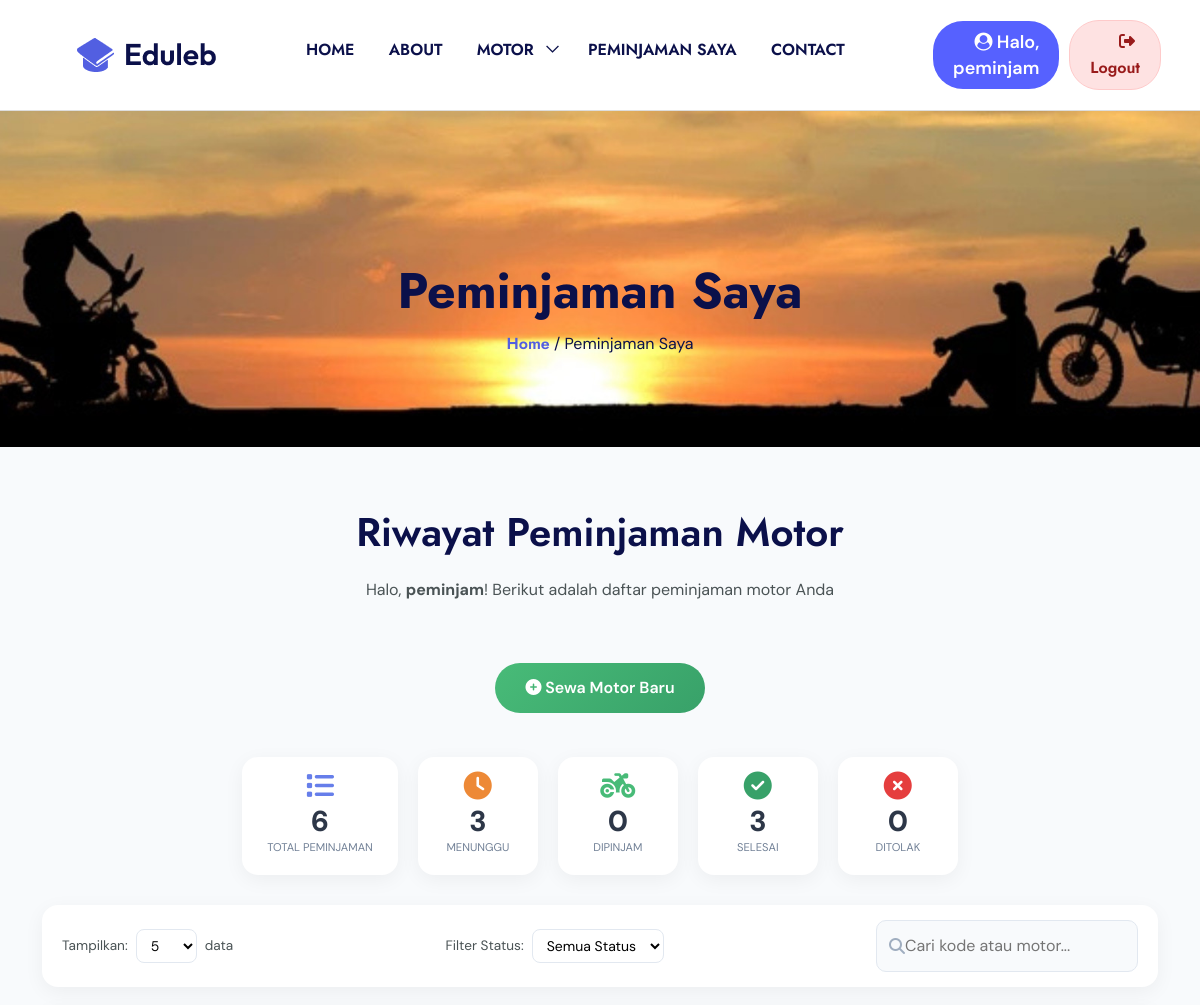
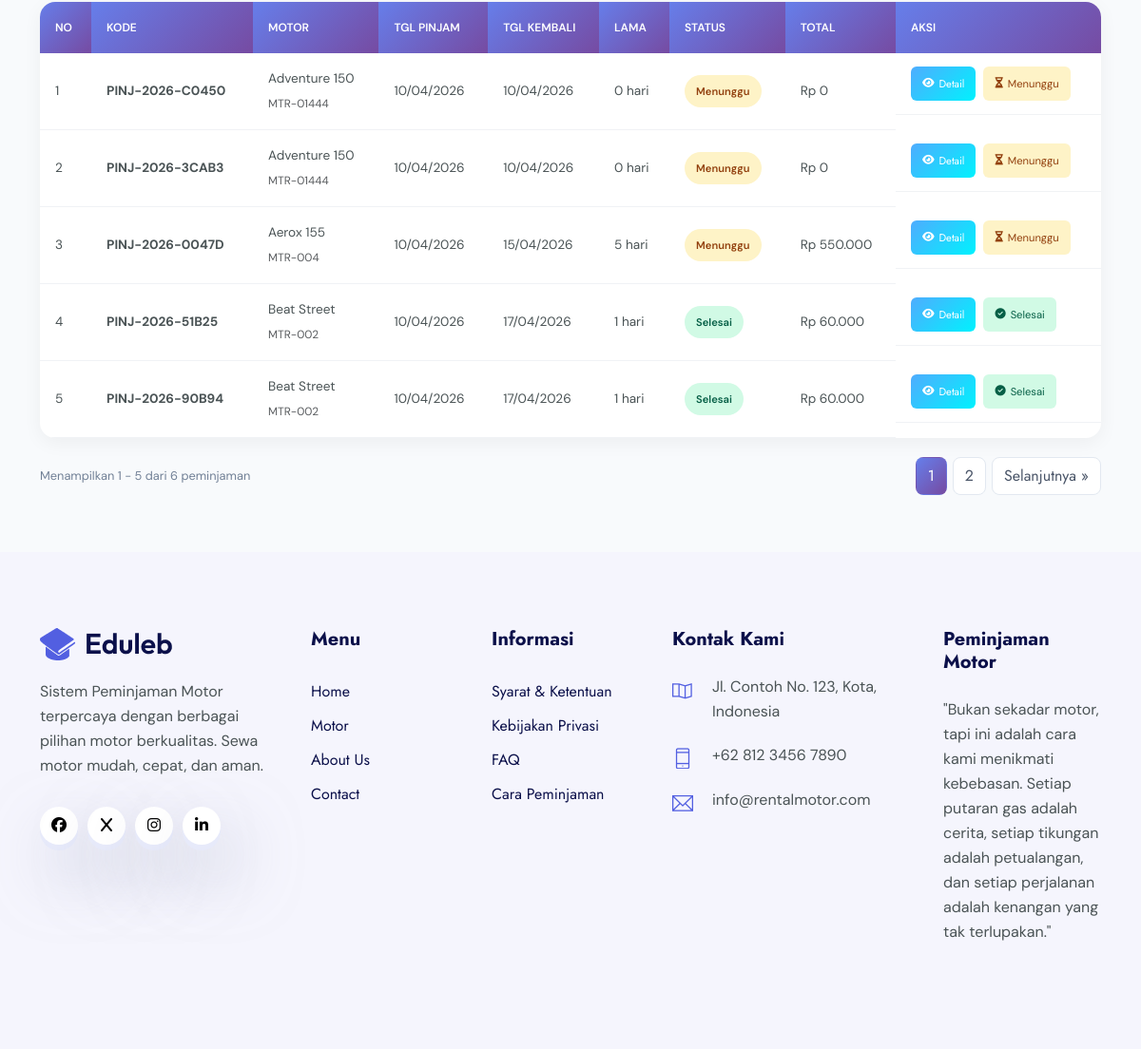
The page /frontend/sections/peminjaman.php (signed in) on the database its author committed (2 pictures, top to bottom).
### tables this page shows
CREATE TABLE `peminjaman` (
  `id` int NOT NULL,
  `kode_peminjaman` varchar(20) NOT NULL,
  `slug` varchar(100) DEFAULT NULL,
  `user_id` int NOT NULL,
  `barang_id` int NOT NULL,
  `jumlah` int DEFAULT '1',
  `tgl_pinjam` date NOT NULL,
  `tgl_kembali_rencana` date NOT NULL,
  `tgl_kembali_aktual` date DEFAULT NULL,
  `lama_pinjam` int DEFAULT NULL,
  `status` enum('pending','disetujui','ditolak','dipinjam','selesai','terlambat') DEFAULT 'pending',
  `total_harga` decimal(15,2) DEFAULT NULL,
  `keterangan` text,
  `kondisi` enum('baik','rusak_ringan','rusak_berat') DEFAULT 'baik',
  `denda` decimal(15,2) DEFAULT '0.00',
  `keterangan_pengembalian` text,
  `tgl_pengembalian_input` timestamp NULL DEFAULT NULL,
  `created_at` timestamp NULL DEFAULT CURRENT_TIMESTAMP,
  `updated_at` timestamp NULL DEFAULT CURRENT_TIMESTAMP ON UPDATE CURRENT_TIMESTAMP
);

CREATE TABLE `barang` (
  `id` int NOT NULL,
  `kode_barang` varchar(20) NOT NULL,
  `slug` varchar(100) DEFAULT NULL,
  `kategori_id` int NOT NULL,
  `nama_barang` varchar(100) NOT NULL,
  `merk` varchar(50) DEFAULT NULL,
  `tahun` int DEFAULT NULL,
  `stok` int DEFAULT '1',
  `jumlah_tersedia` int DEFAULT '1',
  `jumlah` int DEFAULT '1',
  `status` enum('tersedia','dipinjam','rusak','hilang') DEFAULT 'tersedia',
  `harga_sewa_perhari` decimal(10,2) NOT NULL,
  `deskripsi` text,
  `created_at` timestamp NULL DEFAULT CURRENT_TIMESTAMP
);

### frontend/sections/peminjaman.php (the view, shortened to what this page needs)
<?php
include "../partials/header.php";
include "../partials/navbar.php";
include "../../config/koneksi.php";
$user_id = $_SESSION['user_id'];
$username = $_SESSION['username'];
$limit = isset($_GET['limit']) ? (int)$_GET['limit'] : 5;
$page = isset($_GET['page']) ? (int)$_GET['page'] : 1;
$offset = ($page - 1) * $limit;
$search = isset($_GET['search']) ? mysqli_real_escape_string($connect, $_GET['search']) : '';
$filter_status = isset($_GET['status']) ? mysqli_real_escape_string($connect, $_GET['status']) : '';
$where = "p.user_id = $user_id";
$query_total = mysqli_query($connect, "SELECT COUNT(*) as total
    FROM peminjaman p
    LEFT JOIN barang b ON p.barang_id = b.id
    WHERE $where");
$total_data = mysqli_fetch_assoc($query_total)['total'];
$total_pages = ceil($total_data / $limit);
$query_peminjaman = mysqli_query($connect, "SELECT p.*, b.nama_barang, b.kode_barang, b.harga_sewa_perhari
    FROM peminjaman p
    LEFT JOIN barang b ON p.barang_id = b.id
    WHERE $where
    ORDER BY p.id DESC
    LIMIT $offset, $limit");
$q_stats = mysqli_query($connect, "SELECT
    COUNT(*) as total,
    SUM(CASE WHEN status = 'pending' THEN 1 ELSE 0 END) as pending,
    SUM(CASE WHEN status = 'dipinjam' THEN 1 ELSE 0 END) as aktif,
    SUM(CASE WHEN status = 'selesai' THEN 1 ELSE 0 END) as selesai,
    SUM(CASE WHEN status = 'ditolak' THEN 1 ELSE 0 END) as ditolak
    FROM peminjaman WHERE user_id = $user_id");
$stats = mysqli_fetch_assoc($q_stats);
?>
<section class="section-top">
    <div class="container">
        <div class="col-lg-10 offset-lg-1 text-center">
            <div class="section-top-title wow fadeInRight" data-wow-duration="1s" data-wow-delay="0.3s" data-wow-offset="0">
                <h1>Peminjaman Saya</h1>
                <ul>
                    <li><a href="index.php">Home</a></li>
                    <li> / Peminjaman Saya</li>
                </ul>
            </div>
        </div>
    </div>
</section>
<section class="peminjaman_area section-padding">
    <div class="container">
        <div class="section-title text-center">
            <h2>Riwayat <span>Peminjaman</span> Motor</h2>
            <p>Halo, <strong><?= htmlspecialchars($username) ?></strong>! Berikut adalah daftar peminjaman motor Anda</p>
        </div>
        <div class="text-center mb-4">
            <button class="btn-rent-new" onclick="openRentModal()">
                <i class="fas fa-plus-circle"></i> Sewa Motor Baru
            </button>
        </div>
        <div class="stats-row">
            <div class="stat-card">
                <div class="stat-icon"><i class="fas fa-list"></i></div>
                <div class="stat-number"><?= $stats['total'] ?? 0 ?></div>
                <div class="stat-label">Total Peminjaman</div>
            </div>
            <div class="stat-card pending">
                <div class="stat-icon"><i class="fas fa-clock"></i></div>
                <div class="stat-number"><?= $stats['pending'] ?? 0 ?></div>
                <div class="stat-label">Menunggu</div>
            </div>
            <div class="stat-card aktif">
                <div class="stat-icon"><i class="fas fa-motorcycle"></i></div>
                <div class="stat-number"><?= $stats['aktif'] ?? 0 ?></div>
                <div class="stat-label">Dipinjam</div>
            </div>
            <div class="stat-card selesai">
                <div class="stat-icon"><i class="fas fa-check-circle"></i></div>
                <div class="stat-number"><?= $stats['selesai'] ?? 0 ?></div>
                <div class="stat-label">Selesai</div>
            </div>
            <div class="stat-card ditolak">
                <div class="stat-icon"><i class="fas fa-times-circle"></i></div>
                <div class="stat-number"><?= $stats['ditolak'] ?? 0 ?></div>
                <div class="stat-label">Ditolak</div>
            </div>
        </div>
        <div class="filter-bar">
            <div class="show-entries">
                <label>Tampilkan:</label>
                <select id="limit-select" class="form-select-sm">
                    <option value="5" <?= $limit == 5 ? 'selected' : '' ?>>5</option>
                </select>
                <span>data</span>
            </div>
            <div class="filter-status">
                <label>Filter Status:</label>
                <select id="status-filter" class="form-select-sm">
                    <option value="">Semua Status</option>
                </select>
            </div>
            <div class="search-box">
                <i class="fas fa-search"></i>
                <input type="text" id="search-input" placeholder="Cari kode atau motor..." value="<?= htmlspecialchars($search) ?>">
            </div>
        </div>
        <div class="table-container">
            <table class="table-peminjaman">
                <thead>
                    <tr>
                        <th>NO</th>
                        <th>KODE</th>
                        <th>MOTOR</th>
                        <th>TGL PINJAM</th>
                        <th>TGL KEMBALI</th>
                        <th>LAMA</th>
                        <th>STATUS</th>
                        <th>TOTAL</th>
                        <th>AKSI</th>
                    </tr>
                </thead>
                <tbody>
                    <?php if (mysqli_num_rows($query_peminjaman) > 0): ?>
                        <?php
                        $no = $offset + 1;
                        while ($row = mysqli_fetch_assoc($query_peminjaman)):
                            $status_class = '';
                            $status_text = '';
                            switch ($row['status']) {
                                case 'pending':
                                    $status_class = 'status-pending';
                                    $status_text = 'Menunggu';
                                    break;
                                case 'selesai':
                                    $status_class = 'status-selesai';
                                    $status_text = 'Selesai';
                                    break;
                            }
                        ?>
                            <tr>
                                <td><?= $no++ ?></td>
                                <td><strong><?= htmlspecialchars($row['kode_peminjaman']) ?></strong></td>
                                <td><?= htmlspecialchars($row['nama_barang']) ?><br><small class="text-muted"><?= htmlspecialchars($row['kode_barang']) ?></small></td>
                                <td><?= date('d/m/Y', strtotime($row['tgl_pinjam'])) ?></td>
                                <td><?= date('d/m/Y', strtotime($row['tgl_kembali_rencana'])) ?></td>
                                <td><?= $row['lama_pinjam'] ?> hari</small></td>
                                <td><span class="status-badge <?= $status_class ?>"><?= $status_text ?></span></td>
                                <td>Rp <?= number_format($row['total_harga'] ?? 0, 0, ',', '.') ?></td>
                                <td class="action-buttons">
                                    <a href="detail-peminjaman/<?= !empty($row['slug']) ? urlencode($row['slug']) : 'id=' . $row['id'] ?>" class="btn-detail" title="Detail">
                                        <i class="fas fa-eye"></i> Detail
                                    </a>
                                    <?php if ($row['status'] == 'pending'): ?>
                                        <span class="btn-waiting" title="Menunggu konfirmasi admin">
                                            <i class="fas fa-hourglass-half"></i> Menunggu
                                        </span>
                                    <?php endif; ?>
                                    <?php if ($row['status'] == 'selesai'): ?>
                                        <span class="btn-returned" title="Peminjaman selesai">
                                            <i class="fas fa-check-circle"></i> Selesai
                                        </span>
                                    <?php endif; ?>
                                </td>
                            </tr>
                        <?php endwhile; ?>
                    <?php endif; ?>
                </tbody>
            </table>
        </div>
        <?php if ($total_pages > 1): ?>
            <div class="pagination-wrapper">
                <div class="data-info">
                    Menampilkan <?= min($offset + 1, $total_data) ?> - <?= min($offset + $limit, $total_data) ?> dari <?= $total_data ?> peminjaman
                </div>
                <div class="pagination">
                    <?php for ($i = 1; $i <= $total_pages; $i++): ?>
                        <?php if ($i >= $page - 2 && $i <= $page + 2): ?>
                            <a href="?page=<?= $i ?>&limit=<?= $limit ?>&status=<?= urlencode($filter_status) ?>&search=<?= urlencode($search) ?>" class="page-link <?= $i == $page ? 'active' : '' ?>"><?= $i ?></a>
                        <?php endif; ?>
                    <?php endfor; ?>
                    <?php if ($page < $total_pages): ?>
                        <a href="?page=<?= $page + 1 ?>&limit=<?= $limit ?>&status=<?= urlencode($filter_status) ?>&search=<?= urlencode($search) ?>" class="page-link">Selanjutnya &raquo;</a>
                    <?php endif; ?>
                </div>
            </div>
        <?php endif; ?>
    </div>
</section>
<?php include "../partials/footer.php"; ?>
<?php include "../partials/script.php"; ?>

### rows shown on the page
peminjaman: kode_peminjaman "PINJ-2026-C0450", barang.nama_barang "Adventure 150", barang.kode_barang "MTR-01444", tgl_pinjam "10/04/2026", tgl_kembali_rencana "10/04/2026", lama_pinjam "0", status "Menunggu", total_harga "0"
peminjaman: kode_peminjaman "PINJ-2026-3CAB3", barang.nama_barang "Adventure 150", barang.kode_barang "MTR-01444", tgl_pinjam "10/04/2026", tgl_kembali_rencana "10/04/2026", lama_pinjam "0", status "Menunggu", total_harga "0"
peminjaman: kode_peminjaman "PINJ-2026-0047D", barang.nama_barang "Aerox 155", barang.kode_barang "MTR-004", tgl_pinjam "10/04/2026", tgl_kembali_rencana "15/04/2026", lama_pinjam "5", status "Menunggu", total_harga "550.000"
peminjaman: kode_peminjaman "PINJ-2026-51B25", barang.nama_barang "Beat Street", barang.kode_barang "MTR-002", tgl_pinjam "10/04/2026", tgl_kembali_rencana "17/04/2026", lama_pinjam "1", status "Selesai", total_harga "60.000"
peminjaman: kode_peminjaman "PINJ-2026-90B94", barang.nama_barang "Beat Street", barang.kode_barang "MTR-002", tgl_pinjam "10/04/2026", tgl_kembali_rencana "17/04/2026", lama_pinjam "1", status "Selesai", total_harga "60.000"

### other values the page prints
$username "peminjam"
$stats['total'] "6"
$stats['pending'] "3"
$stats['aktif'] "0"
$stats['selesai'] "3"
$stats['ditolak'] "0"
min($offset + 1, $total_data) "1"
min($offset + $limit, $total_data) "5"
$total_data "6"
